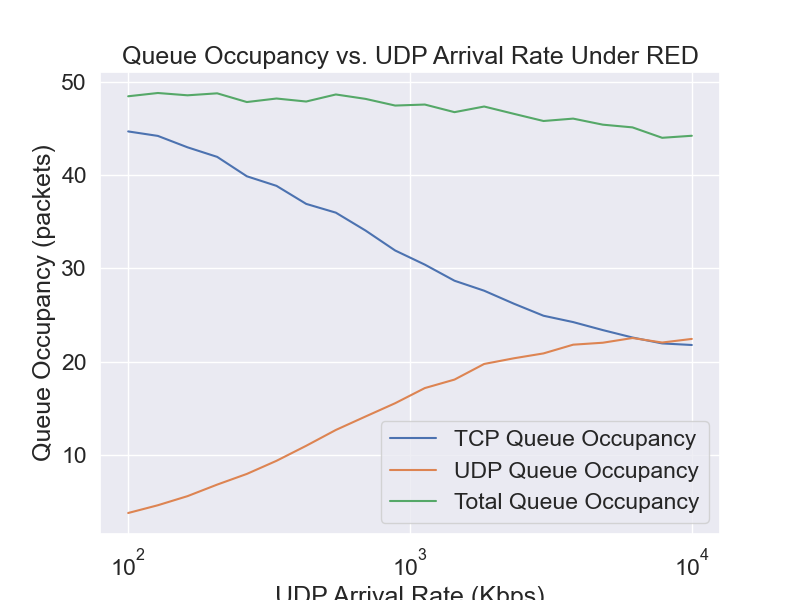

Write the Python code that produced this figure.
import os
import numpy as np
from collections import defaultdict
import matplotlib.pyplot as plt
import pandas as pd
import seaborn as sns


def parse_queue_file(queue_file):
    queue_size = defaultdict(int)
    queue_totals = defaultdict(np.int64)
    queue_nums = defaultdict(np.int64)
    queue_enqueues = defaultdict(np.int64)
    queue_drops = defaultdict(np.int64)

    all_pkt_ids = defaultdict(set)
    dropped_pkt_ids = defaultdict(set)

    SAMPLE_INTERVAL = 0.1000
    next_sample = SAMPLE_INTERVAL

    with open(queue_file, "r") as fp:
        for line in fp:
            (
                event,
                time,
                from_node,
                to_node,
                pkt_type,
                pkt_size,
                flags,
                flow_id,
                src_addr,
                dst_addr,
                seq_num,
                pkt_id,
            ) = line.split()

            all_pkt_ids[pkt_type].add(pkt_id)

            if event == "+":
                queue_size[pkt_type] += 1
            elif event in ("-", "d"):
                queue_size[pkt_type] -= 1

            if event == "d":
                queue_drops[pkt_type] += 1
                dropped_pkt_ids[pkt_type].add(pkt_id)

            if event == "+":
                queue_enqueues[pkt_type] += 1
            # if event in ("-", "d"):

            time = float(time)
            if time >= next_sample:
                next_sample += SAMPLE_INTERVAL
                for key in queue_size:
                    queue_nums[key] += 1
                    queue_totals[key] += queue_size[key]

            # if pkt_type == "cbr":
            #     print(f"UDP packet @ t={time}")
            # elif pkt_type == "tcp":
            #     print(f"TCP packet @ t={time}")

    queue_means = {}
    for pkt_type in queue_totals:
        queue_means[pkt_type] = np.float64(queue_totals[pkt_type]) / np.float64(
            queue_nums[pkt_type]
        )

    print(f"Number of UDP time samples: {(queue_nums['cbr'])}")
    print(f"Number of TCP time samples: {(queue_nums['tcp'])}")

    print(
        f"UDP drop rate: {(np.float64(len(dropped_pkt_ids['cbr'])) / np.float64(len(all_pkt_ids['cbr']))):%}"
    )
    print(
        f"TCP drop rate: {(np.float64(len(dropped_pkt_ids['tcp'])) / np.float64(len(all_pkt_ids['tcp']))):%}"
    )

    print(
        f"Total number of non-dropped UDP packets: {(len(all_pkt_ids['cbr']) - len(dropped_pkt_ids['cbr']))}"
    )
    print(
        f"Total number of non-dropped TCP packets: {(len(all_pkt_ids['tcp']) - len(dropped_pkt_ids['tcp']))}"
    )

    print(f"Average UDP queue occupancy: {(queue_means['cbr'])}")
    print(f"Average TCP queue occupancy: {(queue_means['tcp'])}")
    print(
        f"Average total queue occupancy: {(queue_means['cbr'] + (queue_means['tcp']))}"
    )

    return {
        "avg_tcp": queue_means["tcp"],
        "avg_udp": queue_means["cbr"],
        "avg_total": queue_means["cbr"] + queue_means["tcp"],
    }


samples = np.logspace(2, 4, num=20)
# samples = np.array([10**4])
# samples = np.logspace(2, 5, num=25)
print(samples)
outputs = []
for rate in samples:
    print("\n\n")
    print(f"Testing arrival rate: {np.int32(np.round(rate))}Kbps")
    os.system(f"python gen.py {rate}")
    os.system("rm *.out *.tr *.nam *.log 2>&1 > /dev/null 2>&1")
    os.system("../ns choke_32.tcl > /dev/null")

    occupancies = parse_queue_file("queue.tr")
    outputs.append({"rate": rate, **occupancies})

df = pd.DataFrame(outputs)

# make seaborn plot look professional / academic, like a paper
sns.set_theme(style="whitegrid")

# nicer color scheme
sns.set_palette("inferno", n_colors=3)

# increase font size
sns.set(font_scale=1.5)

# plot all 3 lines in same plot
sns.lineplot(x="rate", y="avg_tcp", data=df, markers=True, label="TCP Queue Occupancy")
sns.lineplot(x="rate", y="avg_udp", data=df, markers=True, label="UDP Queue Occupancy")
sns.lineplot(
    x="rate", y="avg_total", data=df, markers=True, label="Total Queue Occupancy"
)
# add legend with custom labels
plt.legend()

# plot title and axis labels
plt.title("Queue Occupancy vs. UDP Arrival Rate Under CHOKe")
plt.title("Queue Occupancy vs. UDP Arrival Rate Under RED")
plt.xlabel("UDP Arrival Rate (Kbps)")
plt.ylabel("Queue Occupancy (packets)")
# save figure please
plt.xscale("log")
plt.savefig("sweep.png")
plt.show()
